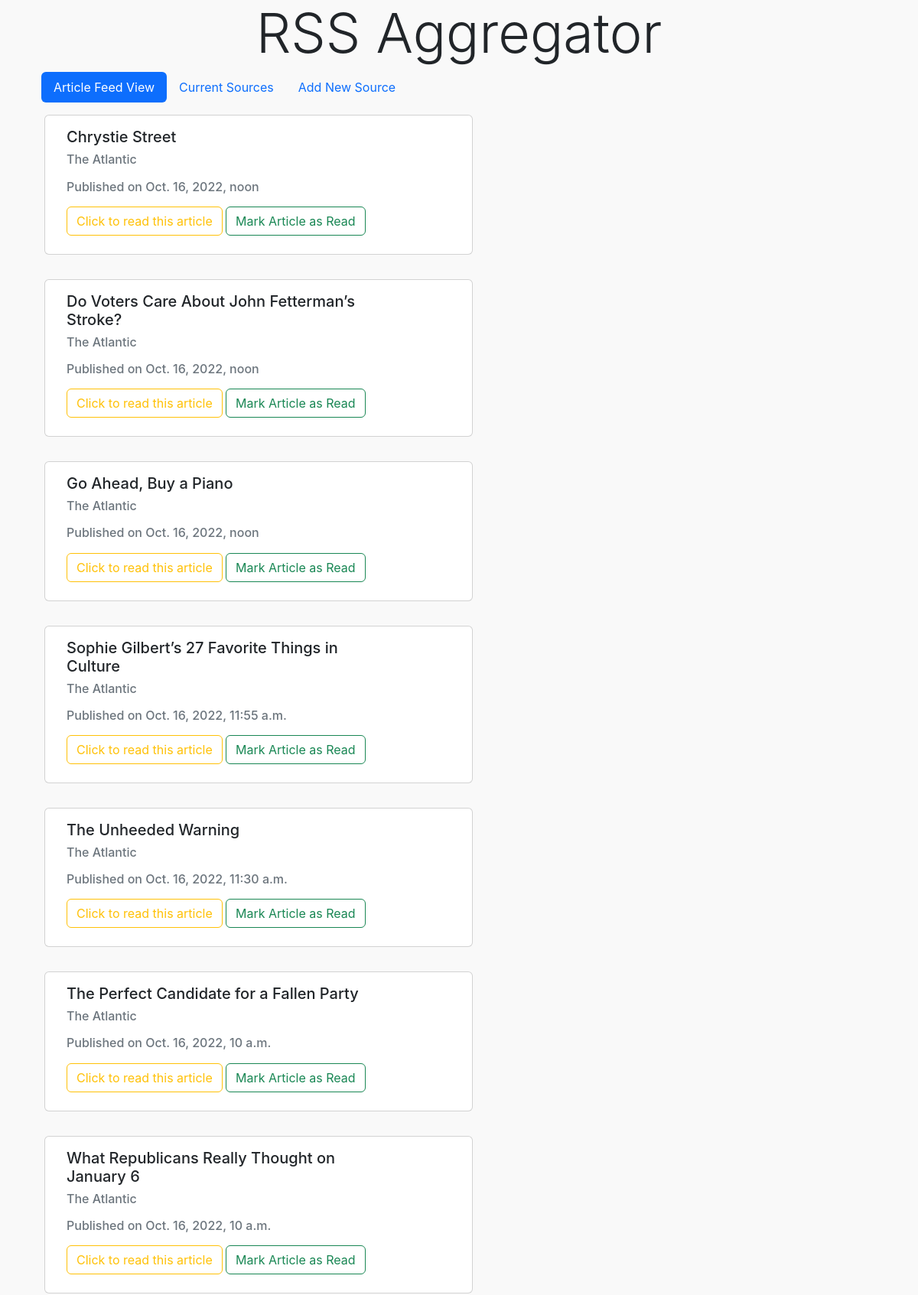
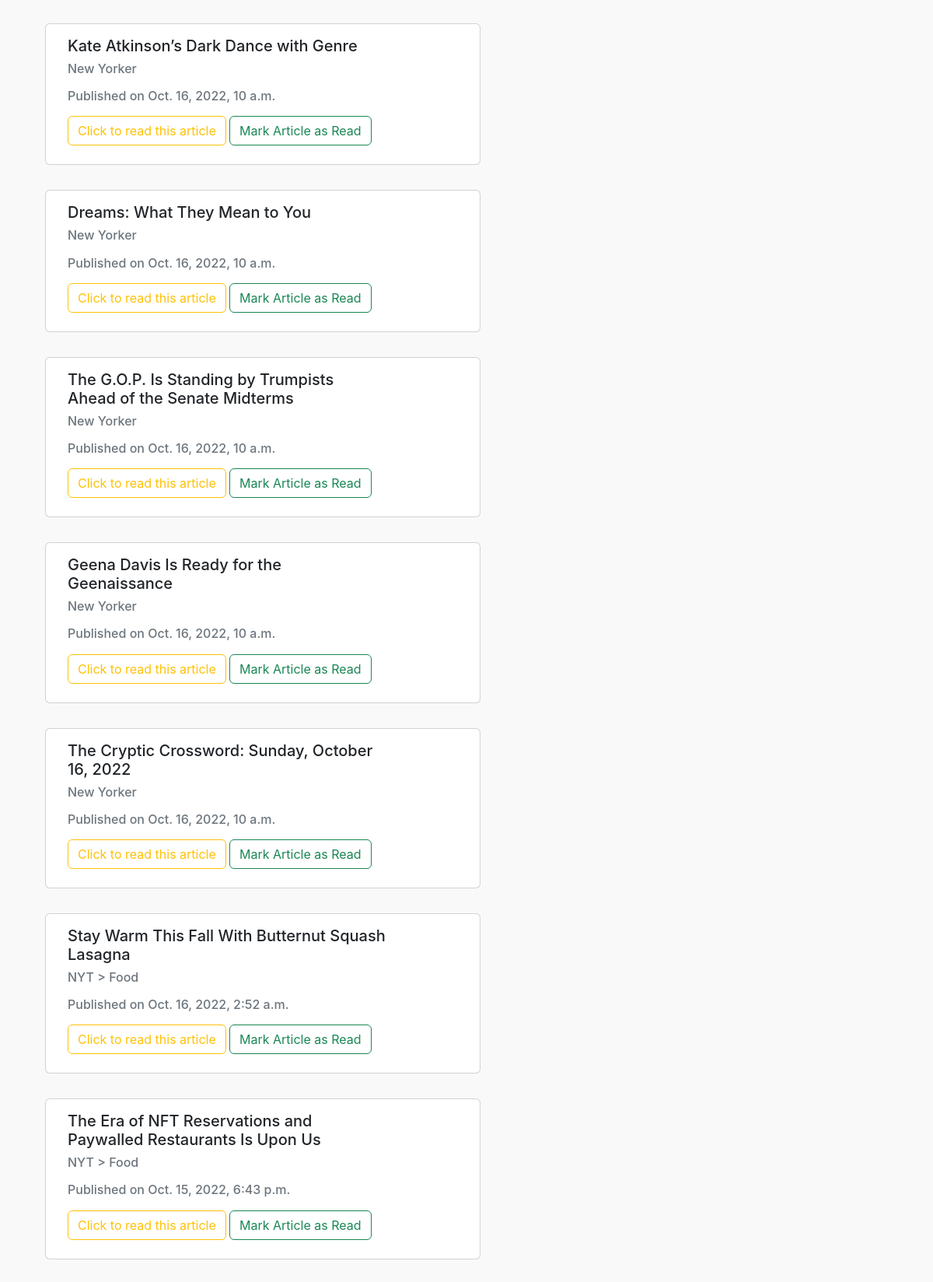
The page / (upper part) on the database its author committed (2 pictures, top to bottom).
### aggregator/models.py (models this page shows, shortened)
class Article(models.Model):
    title = models.CharField(max_length=200)
    description = models.TextField()
    pub_date = models.DateTimeField()
    link = models.URLField()
    image = models.URLField()
    source_name = models.ForeignKey(Source, on_delete=models.CASCADE)
    guid = models.CharField(max_length=50)
    marked_read = models.BooleanField(default=False)

class Source(models.Model):
    title = models.CharField(max_length=200,default="No Title")
    link = models.CharField(max_length=200)
    description = models.CharField(max_length=500,default="No Description")
    def __str__(self):
        return self.title

### aggregator/views.py (the view)
# urls.py: path("", ArticleView.as_view(), name="homepage"),
class ArticleView(ListView):
    template_name = "homepage.html"
    model = Article
    def get_context_data(self, **kwargs):
        context = super().get_context_data(**kwargs)
        context["articles"] = Article.objects.filter(marked_read=False).order_by("-pub_date")[:40]
        return context

### templates/homepage.html (shortened to what this page needs)
<!DOCTYPE html>
<html lang="en">
  <head>
    {% load static %}
    <link href="https://cdn.jsdelivr.net/npm/bootstrap@5.2.2/dist/css/bootstrap.min.css"
    rel="stylesheet"
      />
    <link rel="stylesheet" href="{% static 'main.css' %}" />
  </head>
  <body class="d-flex flex-column">
    <header>
      <nav class="container">
        <div class="row">
          <div class="col text-center">
            <h2 class="display-2">RSS Aggregator</h2>
          </div>
        </div>
      </nav>
    </header>
    <main class="container flex-grow-1">
      <main class="container flex-grow-1">
        <ul class="nav nav-pills">
            <li class="nav-item">
              <a class="nav-link active" href="/articles">Article Feed View</a>
            </li>
            <li class="nav-item">
              <a class="nav-link" href="/sources">Current Sources</a>
            </li>
            <li class="nav-item">
              <a class="nav-link" href="/add_new_source">Add New Source</a>
            </li>
          </ul>
      <div class="row">
        {% for article in articles %}
          <section class="card m-3" style="width: 35em;">
            <div class="row no-gutters">
              <div class="col-md-10">
                <div class="card-body ml-3">
                  <h5 class="card-title">{{ article.title }}</h3>
                  <h6 class="card-subtite mb2 text-muted">{{ article.source_name }}</p>
                  <p class="card-date">Published on {{ article.pub_date }}</p>
                  <a class="btn btn-outline-warning" href="{{ article.link }}" role="button" data-toggle="tooltip" data-placement="top" title="This will redirect to an external site">Click to read this article</a>
                  <a class="btn btn-outline-success" href="mark_read/{{ article.id }}" role="button" data-toggle="tooltip" data-placement="top" title="This will remove the article from your feed">Mark Article as Read</a>
                </div>
              </div>
            </div>
          </section>
        {% endfor %}
        </div>
    </main>
  </body>
</html>

### static/main.css (style rules this page uses)
:root { --red: #e63946; --off-white: #f9f9f9; --blue: #457b9d; --dark-blue: #1d3557; }
body { min-height: 100vh; background-color: var(--off-white); font-family: -apple-system, BlinkMacSystemFont, "Segoe UI", Roboto, Helvetica, Arial, sans-serif, "Apple Color Emoji", "Segoe UI Emoji", "Segoe UI Symbol"; }
a { color: var(--red); }

### rows shown on the page
Article: title "Chrystie Street", source_name "The Atlantic", pub_date "Oct. 16, 2022, noon"
Article: title "Do Voters Care About John Fetterman’s Stroke?", source_name "The Atlantic", pub_date "Oct. 16, 2022, noon"
Article: title "Go Ahead, Buy a Piano", source_name "The Atlantic", pub_date "Oct. 16, 2022, noon"
Article: title "Sophie Gilbert’s 27 Favorite Things in Culture", source_name "The Atlantic", pub_date "Oct. 16, 2022, 11:55 a.m."
Article: title "The Unheeded Warning", source_name "The Atlantic", pub_date "Oct. 16, 2022, 11:30 a.m."
Article: title "The Perfect Candidate for a Fallen Party", source_name "The Atlantic", pub_date "Oct. 16, 2022, 10 a.m."
Article: title "What Republicans Really Thought on January 6", source_name "The Atlantic", pub_date "Oct. 16, 2022, 10 a.m."
Article: title "Kate Atkinson’s Dark Dance with Genre", source_name "New Yorker", pub_date "Oct. 16, 2022, 10 a.m."
Article: title "Dreams: What They Mean to You", source_name "New Yorker", pub_date "Oct. 16, 2022, 10 a.m."
Article: title "The G.O.P. Is Standing by Trumpists Ahead of the Senate Midterms", source_name "New Yorker", pub_date "Oct. 16, 2022, 10 a.m."
Article: title "Geena Davis Is Ready for the Geenaissance", source_name "New Yorker", pub_date "Oct. 16, 2022, 10 a.m."
Article: title "The Cryptic Crossword: Sunday, October 16, 2022", source_name "New Yorker", pub_date "Oct. 16, 2022, 10 a.m."
Article: title "Stay Warm This Fall With Butternut Squash Lasagna", source_name "NYT > Food", pub_date "Oct. 16, 2022, 2:52 a.m."
Article: title "The Era of NFT Reservations and Paywalled Restaurants Is Upon Us", source_name "NYT > Food", pub_date "Oct. 15, 2022, 6:43 p.m."
